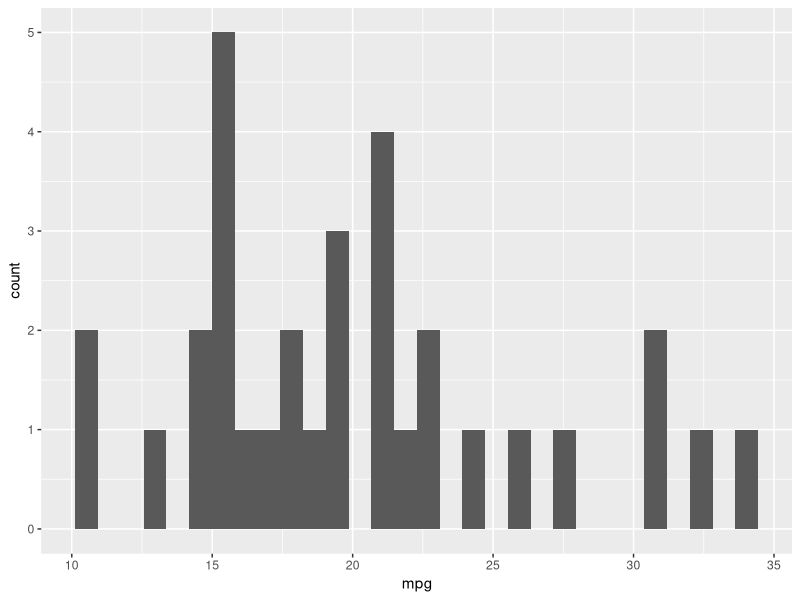
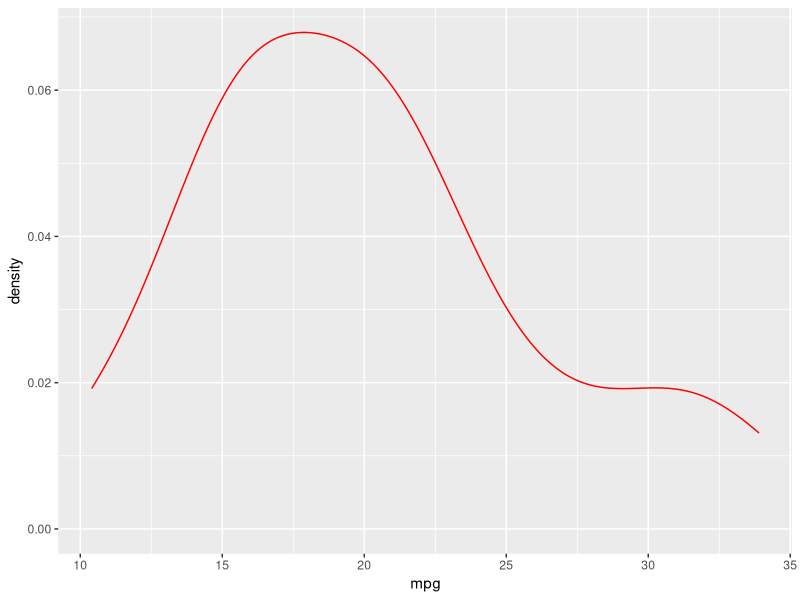
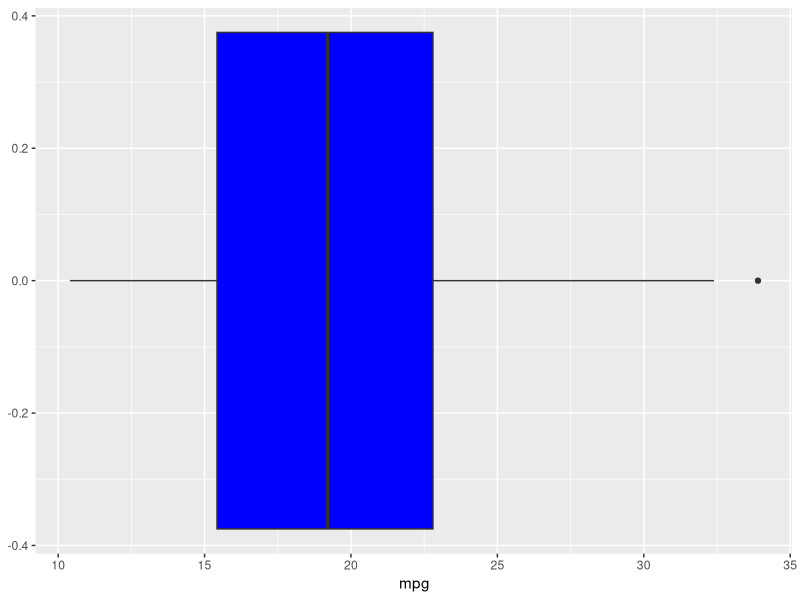
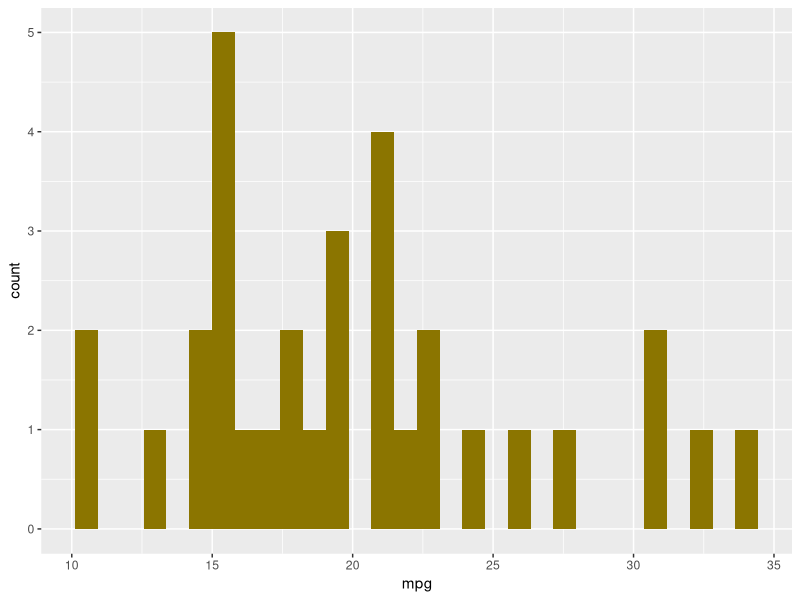
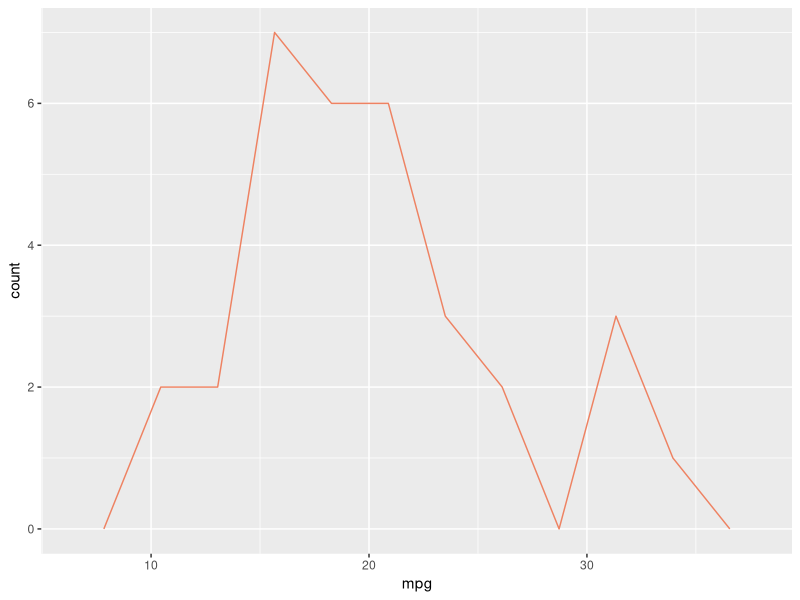
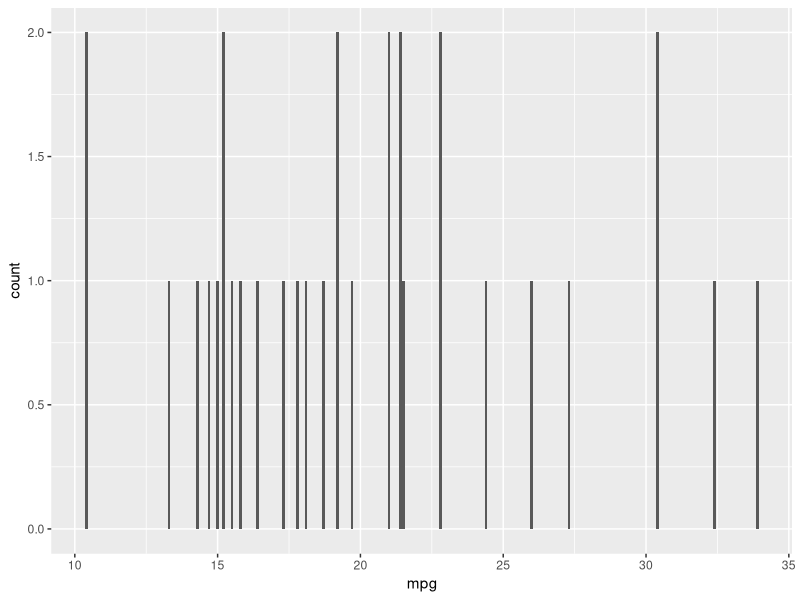
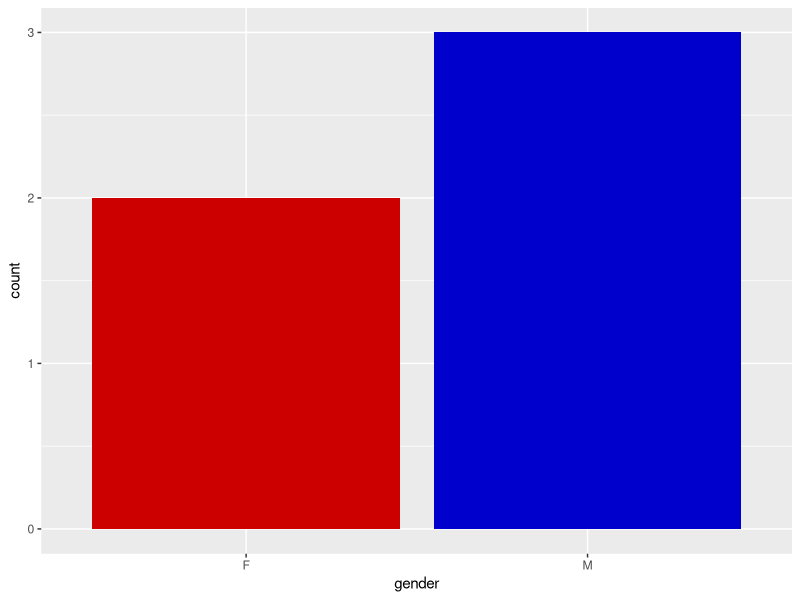
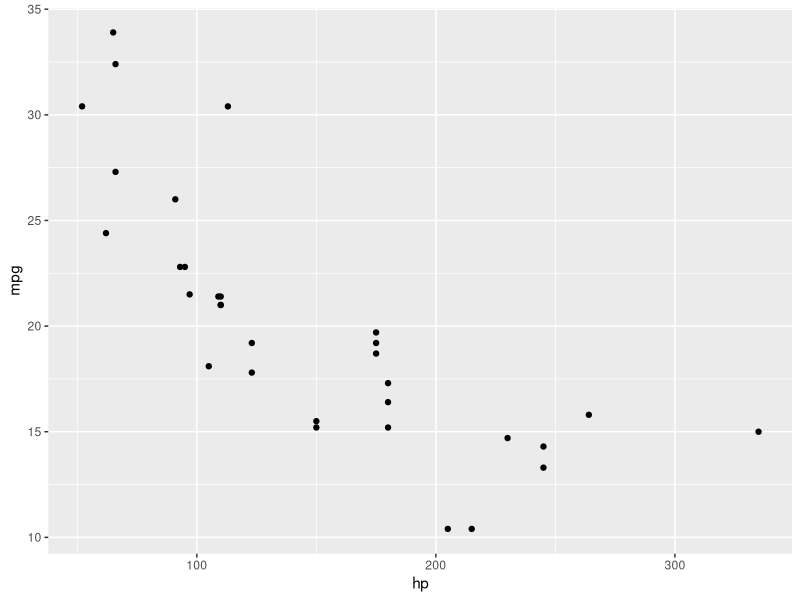

These charts were generated, in order, by the following R code:
library(tidyverse)

# build chart 
# discrete = ไม่ต่อเนื่อง
# continuous =่ ต่อเนื่อง

ggplot(data = mtcars,
       mapping = aes(x = mpg)) +  #aes is fpr choose data for chart 
  geom_histogram()


ggplot(data = mtcars,
       mapping = aes(x = mpg)) +  
  geom_density(col = "Red")


ggplot(data = mtcars,
       mapping = aes(x = mpg)) +  
  geom_boxplot(fill = "Blue1")

# base layer
base <- ggplot(data = mtcars,
               mapping = aes(x = mpg))
base + geom_histogram(fill = "gold4")
base + geom_freqpoly(bins = 10, col = "salmon2")
base + geom_bar()

student <- data.frame(id = 1:5,
                      gender = c("M", "M", "M", "F", "F"))
student

ggplot(data = student, aes(gender)) + 
  geom_bar(fill = c("Red3", "Blue3"))

## two variavles chart both discrete

ggplot(mtcars, aes(hp, mpg)) +
  geom_point()

ggplot(mtcars, aes(hp, mpg)) +
  geom_smooth() +
  geom_point( size = 2, col = "blue4", alpha = 0.5) +
  geom_rug()

ggplot(mtcars, aes(hp, mpg)) + 
  geom_smooth(method = "lm", col= "salmon3", fill= "gold4", size =2) +
  geom_point(col = "black") +
  theme_minimal() #theme foe change background


## two chart continuous and discrete 
View(diamonds)
glimpse(diamonds) #use for preview dataset 


ggplot(diamonds, aes(carat, price)) +
  geom_smooth(col="red", fill="pink2") +
  geom_point(size = 0.01, alpha = 0.01, col="black")

ggplot(diamonds, aes(carat, price)) +
  geom_smooth(col="red", fill="pink2") +
  geom_point(size = 0.01, alpha = 0.01, col="blue") +
  coord_flip() #for change side x y 

ggplot(diamonds, aes(cut, price)) +
  geom_point(size = 10, col = "black", alpha = 0.02)

ggplot(diamonds, aes(cut, price)) +
  geom_violin() + 
  theme_classic()


## summarize data => build geom_col
agg_price_by_cut <- diamonds %>%
  group_by(cut) %>%
  summarise( med_price = median(price))

p1 <- ggplot(agg_price_by_cut,
             aes(cut, med_price)) +
  geom_col(fill= "salmon2") +
  theme_minimal()

# qplot -> quick plot
##ggplot2
p2 <- qplot( x=carat,
             y= price,
             data = diamonds,
             geom = "point",
             col = "blue")

p3 <- qplot(x=cut,
            data=diamonds,
            geom = "bar")
#library patchwork
library(patchwork)
(p1 + p2)/ p3
p1/p2/p3

ggplot(diamonds, aes(carat, price)) +
  geom_point(col = "blue4", alpha = 0.05, size = 0.5)

# sample n 
ggplot(sample_n(diamonds,5000), aes(carat, price)) + 
  geom_point()

# sample %n
set.seed(11)
ggplot(sample_frac(diamonds,0.03), aes(carat, price)) + 
  geom_point()

ggplot(sample_frac(diamonds,0.99), 
       aes(carat, price, col = cut)) + 
  geom_point() +
  theme_minimal() +
  scale_color_manual(
    values = c("red", "salmon", "pink", "green4", "blue2")
  )


ggplot(sample_frac(diamonds,0.99), 
       aes(carat, price, col = cut)) + 
  geom_point() +
  theme_minimal() +
  scale_color_brewer(type = "div",
                     palette = 4)

ggplot(sample_frac(diamonds,0.2), 
       aes(carat, price, col = price)) +
  geom_point(alpha=0.5) +
  theme_minimal() +
  scale_color_gradient(low = "gold2", 
                       high = "blue")


#facet
# segment the chart into group 
diamonds %>% 
  count(cut)

ggplot(sample_frac(diamonds, 0.1),
       aes(carat, price, col = price)) +
  geom_point(alpha = 0.8) +
  theme_minimal() +
  scale_color_gradient(low = "gold2", 
                       high = "blue") +
  facet_wrap(~cut, ncol = 2) 


ggplot(sample_frac(diamonds, 0.99),
       aes(carat, price, col = price)) +
  geom_point(alpha = 0.8) +
  theme_minimal() +
  scale_color_gradient(low = "gold2", 
                       high = "blue") +
  facet_grid(cut ~ clarity)

##########################################

#labels
ggplot(mtcars, aes(hp, mpg)) +
  geom_point() +
  theme_minimal() +
  labs(
    title = "My plot", 
    subtitle = "Plot Plot",
    x = "Horse Power", 
    y = "Miles per Gallon",
    caption = "Make BY : Beam"
  )

#simple bar chart 
ggplot(diamonds, aes(cut, fill=color)) +
  geom_bar() +
  theme_minimal()

ggplot(diamonds, aes(cut, fill=color)) +
  geom_bar(position = "fill") +
  theme_minimal()

ggplot(diamonds, aes(cut, fill=color)) +
  geom_bar(position = "dodge") +
  theme_minimal()

ggplot(diamonds, aes(cut, fill=color)) +
  geom_bar(position = "identity") +
  theme_minimal()

ggplot(diamonds, aes(cut, fill=color)) +
  geom_bar(position = "stack") +
  theme_minimal()


#install more theme for ggplot 

library(ggthemes)

ggplot(diamonds, aes(cut, fill=color)) +
  geom_bar(position = "stack") +
  theme_wsj()
